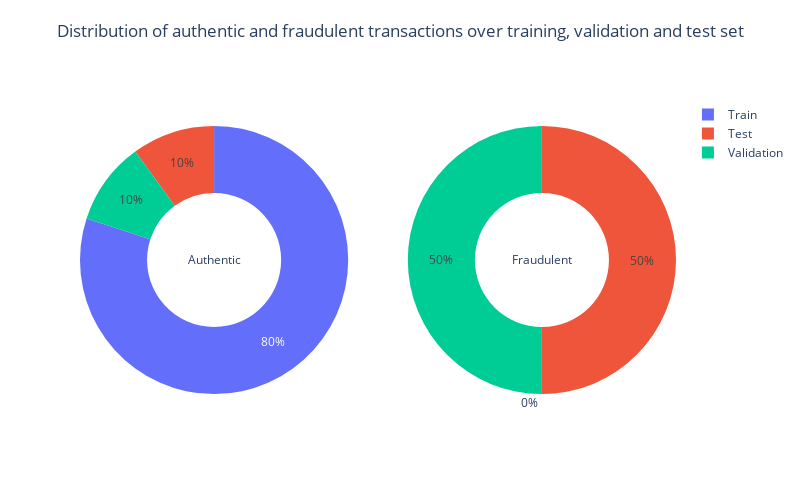

Notebook code cell kept with this figure:
### Code cell
# Distribution of authentic and fraudulent transactions over training, validation and test set
labels = ['Train', 'Validation', 'Test']
values_0 = [len(y_train[y_train == 0]), len(y_val[y_val == 0]), len(y_test[y_test == 0])]
values_1 = [len(y_train[y_train == 1]), len(y_val[y_val == 1]), len(y_test[y_test == 1])]
fig = make_subplots(rows = 1, cols = 2, specs = [[{'type': 'domain'}, {'type': 'domain'}]])
fig.add_trace(go.Pie(values = values_0, labels = labels, hole = 0.5, textinfo = 'percent', title = "Authentic"),
              row = 1, col = 1)
fig.add_trace(go.Pie(values = values_1, labels = labels, hole = 0.5, textinfo = 'percent', title = "Fraudulent"),
              row = 1, col = 2)
text_title = "Distribution of authentic and fraudulent transactions over training, validation and test set"
fig.update_layout(height = 500, width = 800, showlegend = True, title = dict(text = text_title, x = 0.5, y = 0.95))
fig.show()

### Figure 1 — Plotly figure (JSON) as saved in the notebook; plotly's stock layout.template omitted (floating-point values rounded to 4 significant figures)
{"data": [{"hole": 0.5, "labels": ["Train", "Validation", "Test"], "textinfo": "percent", "title": {"text": "Authentic"}, "values": [227452, 28431, 28432], "type": "pie", "domain": {"x": [0, 0.45], "y": [0, 1]}}, {"hole": 0.5, "labels": ["Train", "Validation", "Test"], "textinfo": "percent", "title": {"text": "Fraudulent"}, "values": [0, 142157, 142158], "type": "pie", "domain": {"x": [0.55, 1], "y": [0, 1]}}], "layout": {"title": {"text": "Distribution of authentic and fraudulent transactions over training, validation and test set", "x": 0.5, "y": 0.95}, "height": 500, "width": 800, "showlegend": true}}
